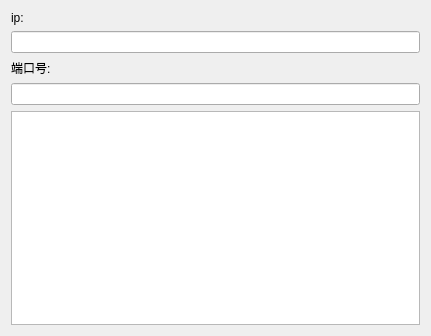
<?xml version="1.0" encoding="UTF-8"?>
<ui version="4.0">
 <class>Widget</class>
 <widget class="QWidget" name="Widget">
  <property name="geometry">
   <rect>
    <x>0</x>
    <y>0</y>
    <width>431</width>
    <height>336</height>
   </rect>
  </property>
  <property name="windowTitle">
   <string>Widget</string>
  </property>
  <layout class="QVBoxLayout" name="verticalLayout">
   <item>
    <widget class="QLabel" name="label">
     <property name="styleSheet">
      <string notr="true">font: 14pt &quot;Arial&quot;;</string>
     </property>
     <property name="text">
      <string>ip:</string>
     </property>
    </widget>
   </item>
   <item>
    <widget class="QLineEdit" name="lineEdit">
     <property name="styleSheet">
      <string notr="true">font: 12pt &quot;Arial&quot;;</string>
     </property>
    </widget>
   </item>
   <item>
    <widget class="QLabel" name="label_2">
     <property name="styleSheet">
      <string notr="true">font: 14pt &quot;Arial&quot;;
background-image: url(./555.jpg);</string>
     </property>
     <property name="text">
      <string>端口号:</string>
     </property>
    </widget>
   </item>
   <item>
    <widget class="QLineEdit" name="lineEdit_2">
     <property name="styleSheet">
      <string notr="true">font: 12pt &quot;Arial&quot;;</string>
     </property>
    </widget>
   </item>
   <item>
    <widget class="QTextEdit" name="textEdit">
     <property name="styleSheet">
      <string notr="true">font: 12pt &quot;Arial&quot;;</string>
     </property>
    </widget>
   </item>
  </layout>
 </widget>
 <layoutdefault spacing="6" margin="11"/>
 <resources/>
 <connections/>
</ui>
